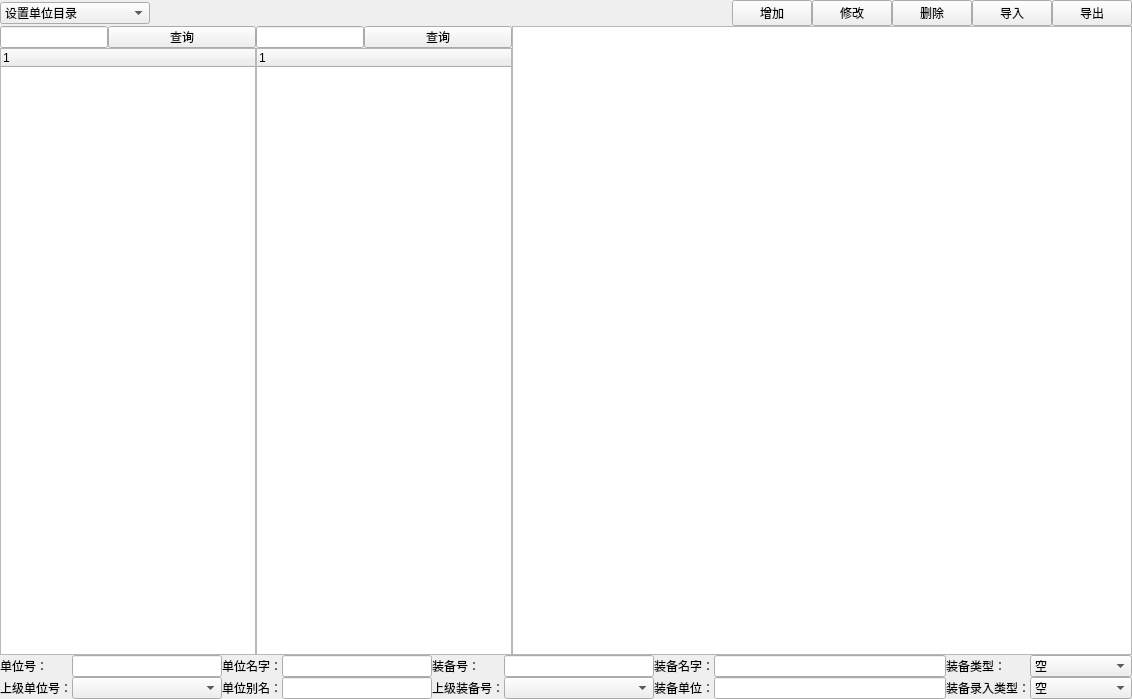
<?xml version="1.0" encoding="UTF-8"?>
<ui version="4.0">
 <class>Form</class>
 <widget class="QWidget" name="Form">
  <property name="geometry">
   <rect>
    <x>0</x>
    <y>0</y>
    <width>1132</width>
    <height>699</height>
   </rect>
  </property>
  <property name="windowTitle">
   <string>Form</string>
  </property>
  <layout class="QGridLayout" name="gridLayout_5">
   <property name="leftMargin">
    <number>0</number>
   </property>
   <property name="topMargin">
    <number>0</number>
   </property>
   <property name="rightMargin">
    <number>0</number>
   </property>
   <property name="bottomMargin">
    <number>0</number>
   </property>
   <property name="spacing">
    <number>0</number>
   </property>
   <item row="0" column="0">
    <widget class="QWidget" name="chooseWidget" native="true">
     <layout class="QGridLayout" name="gridLayout_3">
      <property name="leftMargin">
       <number>0</number>
      </property>
      <property name="topMargin">
       <number>0</number>
      </property>
      <property name="rightMargin">
       <number>0</number>
      </property>
      <property name="bottomMargin">
       <number>0</number>
      </property>
      <property name="spacing">
       <number>0</number>
      </property>
      <item row="0" column="0">
       <layout class="QHBoxLayout" name="horizontalLayout">
        <item>
         <widget class="QComboBox" name="cb_setChoose">
          <property name="minimumSize">
           <size>
            <width>150</width>
            <height>0</height>
           </size>
          </property>
          <item>
           <property name="text">
            <string>设置单位目录</string>
           </property>
          </item>
          <item>
           <property name="text">
            <string>设置装备目录</string>
           </property>
          </item>
         </widget>
        </item>
        <item>
         <spacer name="horizontalSpacer">
          <property name="orientation">
           <enum>Qt::Horizontal</enum>
          </property>
          <property name="sizeHint" stdset="0">
           <size>
            <width>40</width>
            <height>20</height>
           </size>
          </property>
         </spacer>
        </item>
        <item>
         <widget class="QPushButton" name="pb_add">
          <property name="text">
           <string>增加</string>
          </property>
         </widget>
        </item>
        <item>
         <widget class="QPushButton" name="pb_update">
          <property name="text">
           <string>修改</string>
          </property>
         </widget>
        </item>
        <item>
         <widget class="QPushButton" name="pb_del">
          <property name="text">
           <string>删除</string>
          </property>
         </widget>
        </item>
        <item>
         <widget class="QPushButton" name="pb_input">
          <property name="text">
           <string>导入</string>
          </property>
         </widget>
        </item>
        <item>
         <widget class="QPushButton" name="pb_output">
          <property name="text">
           <string>导出</string>
          </property>
         </widget>
        </item>
       </layout>
      </item>
     </layout>
    </widget>
   </item>
   <item row="1" column="0">
    <widget class="QWidget" name="selectWidget" native="true">
     <layout class="QGridLayout" name="gridLayout">
      <property name="leftMargin">
       <number>0</number>
      </property>
      <property name="topMargin">
       <number>0</number>
      </property>
      <property name="rightMargin">
       <number>0</number>
      </property>
      <property name="bottomMargin">
       <number>0</number>
      </property>
      <property name="spacing">
       <number>0</number>
      </property>
      <item row="0" column="0">
       <layout class="QHBoxLayout" name="horizontalLayout_9">
        <item>
         <widget class="QWidget" name="wg_directory" native="true">
          <property name="sizePolicy">
           <sizepolicy hsizetype="Fixed" vsizetype="Preferred">
            <horstretch>0</horstretch>
            <verstretch>0</verstretch>
           </sizepolicy>
          </property>
          <layout class="QHBoxLayout" name="horizontalLayout_5">
           <property name="spacing">
            <number>0</number>
           </property>
           <property name="leftMargin">
            <number>0</number>
           </property>
           <property name="topMargin">
            <number>0</number>
           </property>
           <property name="rightMargin">
            <number>0</number>
           </property>
           <property name="bottomMargin">
            <number>0</number>
           </property>
           <item>
            <layout class="QHBoxLayout" name="horizontalLayout_6">
             <property name="spacing">
              <number>0</number>
             </property>
             <item>
              <layout class="QVBoxLayout" name="verticalLayout_2">
               <property name="spacing">
                <number>0</number>
               </property>
               <item>
                <layout class="QHBoxLayout" name="horizontalLayout_7" stretch="0,0">
                 <property name="spacing">
                  <number>0</number>
                 </property>
                 <item>
                  <widget class="QLineEdit" name="le_first">
                   <property name="sizePolicy">
                    <sizepolicy hsizetype="Maximum" vsizetype="Fixed">
                     <horstretch>70</horstretch>
                     <verstretch>0</verstretch>
                    </sizepolicy>
                   </property>
                  </widget>
                 </item>
                 <item>
                  <widget class="QPushButton" name="pb_firstSelect">
                   <property name="sizePolicy">
                    <sizepolicy hsizetype="Ignored" vsizetype="Ignored">
                     <horstretch>0</horstretch>
                     <verstretch>0</verstretch>
                    </sizepolicy>
                   </property>
                   <property name="text">
                    <string>查询</string>
                   </property>
                  </widget>
                 </item>
                </layout>
               </item>
               <item>
                <widget class="QTreeWidget" name="tw_first">
                 <column>
                  <property name="text">
                   <string notr="true">1</string>
                  </property>
                 </column>
                </widget>
               </item>
              </layout>
             </item>
             <item>
              <layout class="QVBoxLayout" name="verticalLayout_4">
               <property name="spacing">
                <number>0</number>
               </property>
               <item>
                <layout class="QHBoxLayout" name="horizontalLayout_8">
                 <property name="spacing">
                  <number>0</number>
                 </property>
                 <item>
                  <widget class="QLineEdit" name="le_second">
                   <property name="sizePolicy">
                    <sizepolicy hsizetype="Maximum" vsizetype="Fixed">
                     <horstretch>70</horstretch>
                     <verstretch>0</verstretch>
                    </sizepolicy>
                   </property>
                  </widget>
                 </item>
                 <item>
                  <widget class="QPushButton" name="pb_secondSelect">
                   <property name="sizePolicy">
                    <sizepolicy hsizetype="Ignored" vsizetype="Ignored">
                     <horstretch>0</horstretch>
                     <verstretch>0</verstretch>
                    </sizepolicy>
                   </property>
                   <property name="text">
                    <string>查询</string>
                   </property>
                  </widget>
                 </item>
                </layout>
               </item>
               <item>
                <widget class="QTreeWidget" name="tw_second">
                 <column>
                  <property name="text">
                   <string notr="true">1</string>
                  </property>
                 </column>
                </widget>
               </item>
              </layout>
             </item>
            </layout>
           </item>
          </layout>
         </widget>
        </item>
        <item>
         <widget class="QTableWidget" name="tb_result"/>
        </item>
       </layout>
      </item>
     </layout>
    </widget>
   </item>
   <item row="2" column="0">
    <widget class="QWidget" name="inputWidget" native="true">
     <layout class="QGridLayout" name="gridLayout_4">
      <property name="leftMargin">
       <number>0</number>
      </property>
      <property name="topMargin">
       <number>0</number>
      </property>
      <property name="rightMargin">
       <number>0</number>
      </property>
      <property name="bottomMargin">
       <number>0</number>
      </property>
      <property name="spacing">
       <number>0</number>
      </property>
      <item row="0" column="0">
       <layout class="QGridLayout" name="gridLayout_2">
        <property name="leftMargin">
         <number>0</number>
        </property>
        <property name="rightMargin">
         <number>0</number>
        </property>
        <property name="spacing">
         <number>0</number>
        </property>
        <item row="1" column="0">
         <widget class="QLabel" name="lb_unitUper">
          <property name="text">
           <string>上级单位号：</string>
          </property>
         </widget>
        </item>
        <item row="1" column="2">
         <widget class="QLabel" name="lb_equipName">
          <property name="text">
           <string>单位别名：</string>
          </property>
         </widget>
        </item>
        <item row="1" column="4">
         <widget class="QLabel" name="lb_equipUper">
          <property name="text">
           <string>上级装备号：</string>
          </property>
         </widget>
        </item>
        <item row="1" column="3">
         <widget class="QLineEdit" name="le_unitAlias">
          <property name="maximumSize">
           <size>
            <width>150</width>
            <height>16777215</height>
           </size>
          </property>
         </widget>
        </item>
        <item row="0" column="6">
         <widget class="QLabel" name="lb_inputType">
          <property name="text">
           <string>装备名字：</string>
          </property>
         </widget>
        </item>
        <item row="1" column="7">
         <widget class="QLineEdit" name="le_equipUnit"/>
        </item>
        <item row="0" column="7">
         <widget class="QLineEdit" name="le_equipName"/>
        </item>
        <item row="0" column="3">
         <widget class="QLineEdit" name="le_unitName">
          <property name="minimumSize">
           <size>
            <width>150</width>
            <height>0</height>
           </size>
          </property>
          <property name="maximumSize">
           <size>
            <width>150</width>
            <height>16777215</height>
           </size>
          </property>
         </widget>
        </item>
        <item row="1" column="6">
         <widget class="QLabel" name="lb_equipType">
          <property name="text">
           <string>装备单位：</string>
          </property>
         </widget>
        </item>
        <item row="0" column="5">
         <widget class="QLineEdit" name="le_equipID">
          <property name="maximumSize">
           <size>
            <width>150</width>
            <height>16777215</height>
           </size>
          </property>
         </widget>
        </item>
        <item row="0" column="1">
         <widget class="QLineEdit" name="le_unitID">
          <property name="maximumSize">
           <size>
            <width>150</width>
            <height>16777215</height>
           </size>
          </property>
         </widget>
        </item>
        <item row="0" column="4">
         <widget class="QLabel" name="lb_equipID">
          <property name="text">
           <string>装备号：</string>
          </property>
         </widget>
        </item>
        <item row="0" column="2">
         <widget class="QLabel" name="lb_unitName">
          <property name="text">
           <string>单位名字：</string>
          </property>
         </widget>
        </item>
        <item row="0" column="0">
         <widget class="QLabel" name="lb_unitID">
          <property name="text">
           <string>单位号：</string>
          </property>
         </widget>
        </item>
        <item row="0" column="8">
         <widget class="QLabel" name="label">
          <property name="text">
           <string>装备类型：</string>
          </property>
         </widget>
        </item>
        <item row="0" column="9">
         <widget class="QComboBox" name="cb_equipType">
          <item>
           <property name="text">
            <string>空</string>
           </property>
          </item>
          <item>
           <property name="text">
            <string>通用装备</string>
           </property>
          </item>
          <item>
           <property name="text">
            <string>专用装备</string>
           </property>
          </item>
         </widget>
        </item>
        <item row="1" column="8">
         <widget class="QLabel" name="label_2">
          <property name="text">
           <string>装备录入类型：</string>
          </property>
         </widget>
        </item>
        <item row="1" column="9">
         <widget class="QComboBox" name="cb_inputType">
          <item>
           <property name="text">
            <string>空</string>
           </property>
          </item>
          <item>
           <property name="text">
            <string>逐号录入信息</string>
           </property>
          </item>
          <item>
           <property name="text">
            <string>逐批录入信息</string>
           </property>
          </item>
         </widget>
        </item>
        <item row="1" column="5">
         <widget class="QComboBox" name="cb_equipUper"/>
        </item>
        <item row="1" column="1">
         <widget class="QComboBox" name="cb_unitUper"/>
        </item>
       </layout>
      </item>
     </layout>
    </widget>
   </item>
  </layout>
 </widget>
 <resources/>
 <connections/>
</ui>
